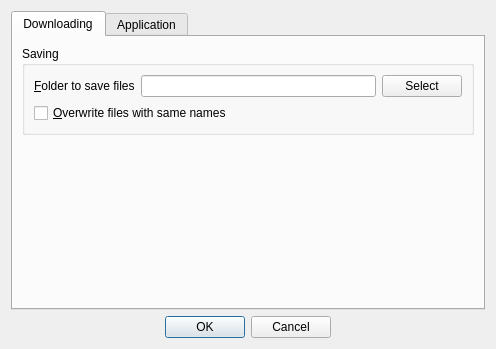
<?xml version="1.0" encoding="UTF-8"?>
<ui version="4.0">
 <class>SettingsDialog</class>
 <widget class="QDialog" name="SettingsDialog">
  <property name="enabled">
   <bool>true</bool>
  </property>
  <property name="geometry">
   <rect>
    <x>0</x>
    <y>0</y>
    <width>496</width>
    <height>349</height>
   </rect>
  </property>
  <property name="windowTitle">
   <string>Settings</string>
  </property>
  <property name="windowIcon">
   <iconset resource="resources.qrc">
    <normaloff>:/icons/settings.png</normaloff>:/icons/settings.png</iconset>
  </property>
  <property name="modal">
   <bool>true</bool>
  </property>
  <layout class="QVBoxLayout" name="verticalLayout">
   <item>
    <widget class="QTabWidget" name="tabWidget">
     <property name="currentIndex">
      <number>0</number>
     </property>
     <widget class="QWidget" name="tab">
      <attribute name="title">
       <string>Downloading</string>
      </attribute>
      <layout class="QVBoxLayout" name="verticalLayout_3">
       <item>
        <widget class="QGroupBox" name="groupBox">
         <property name="title">
          <string>Saving</string>
         </property>
         <layout class="QGridLayout" name="gridLayout">
          <item row="0" column="2">
           <widget class="QPushButton" name="pushButtonSelectDir">
            <property name="text">
             <string>Select</string>
            </property>
           </widget>
          </item>
          <item row="1" column="0" colspan="2">
           <widget class="QCheckBox" name="checkBoxOverWrite">
            <property name="text">
             <string>&amp;Overwrite files with same names</string>
            </property>
           </widget>
          </item>
          <item row="0" column="0">
           <widget class="QLabel" name="label">
            <property name="text">
             <string>&amp;Folder to save files</string>
            </property>
            <property name="buddy">
             <cstring>lineEditDir</cstring>
            </property>
           </widget>
          </item>
          <item row="0" column="1">
           <widget class="QLineEdit" name="lineEditDir"/>
          </item>
         </layout>
        </widget>
       </item>
       <item>
        <spacer name="verticalSpacer_2">
         <property name="orientation">
          <enum>Qt::Vertical</enum>
         </property>
         <property name="sizeHint" stdset="0">
          <size>
           <width>20</width>
           <height>152</height>
          </size>
         </property>
        </spacer>
       </item>
      </layout>
     </widget>
     <widget class="QWidget" name="tab_2">
      <attribute name="title">
       <string>Application</string>
      </attribute>
      <layout class="QVBoxLayout" name="verticalLayout_2">
       <item>
        <widget class="QCheckBox" name="checkBoxTrayIcon">
         <property name="enabled">
          <bool>true</bool>
         </property>
         <property name="text">
          <string>Tray icon</string>
         </property>
        </widget>
       </item>
       <item>
        <widget class="QCheckBox" name="checkBoxMinimize">
         <property name="enabled">
          <bool>false</bool>
         </property>
         <property name="text">
          <string>Minimize to tray on close</string>
         </property>
        </widget>
       </item>
       <item>
        <spacer name="verticalSpacer">
         <property name="orientation">
          <enum>Qt::Vertical</enum>
         </property>
         <property name="sizeHint" stdset="0">
          <size>
           <width>20</width>
           <height>40</height>
          </size>
         </property>
        </spacer>
       </item>
      </layout>
     </widget>
    </widget>
   </item>
   <item>
    <widget class="QDialogButtonBox" name="buttonBox">
     <property name="orientation">
      <enum>Qt::Horizontal</enum>
     </property>
     <property name="standardButtons">
      <set>QDialogButtonBox::Cancel|QDialogButtonBox::Ok</set>
     </property>
     <property name="centerButtons">
      <bool>true</bool>
     </property>
    </widget>
   </item>
  </layout>
 </widget>
 <resources>
  <include location="resources.qrc"/>
 </resources>
 <connections>
  <connection>
   <sender>buttonBox</sender>
   <signal>accepted()</signal>
   <receiver>SettingsDialog</receiver>
   <slot>accept()</slot>
   <hints>
    <hint type="sourcelabel">
     <x>257</x>
     <y>339</y>
    </hint>
    <hint type="destinationlabel">
     <x>157</x>
     <y>274</y>
    </hint>
   </hints>
  </connection>
  <connection>
   <sender>buttonBox</sender>
   <signal>rejected()</signal>
   <receiver>SettingsDialog</receiver>
   <slot>reject()</slot>
   <hints>
    <hint type="sourcelabel">
     <x>265</x>
     <y>339</y>
    </hint>
    <hint type="destinationlabel">
     <x>286</x>
     <y>274</y>
    </hint>
   </hints>
  </connection>
  <connection>
   <sender>checkBoxTrayIcon</sender>
   <signal>toggled(bool)</signal>
   <receiver>checkBoxMinimize</receiver>
   <slot>setEnabled(bool)</slot>
   <hints>
    <hint type="sourcelabel">
     <x>64</x>
     <y>47</y>
    </hint>
    <hint type="destinationlabel">
     <x>66</x>
     <y>68</y>
    </hint>
   </hints>
  </connection>
 </connections>
</ui>
